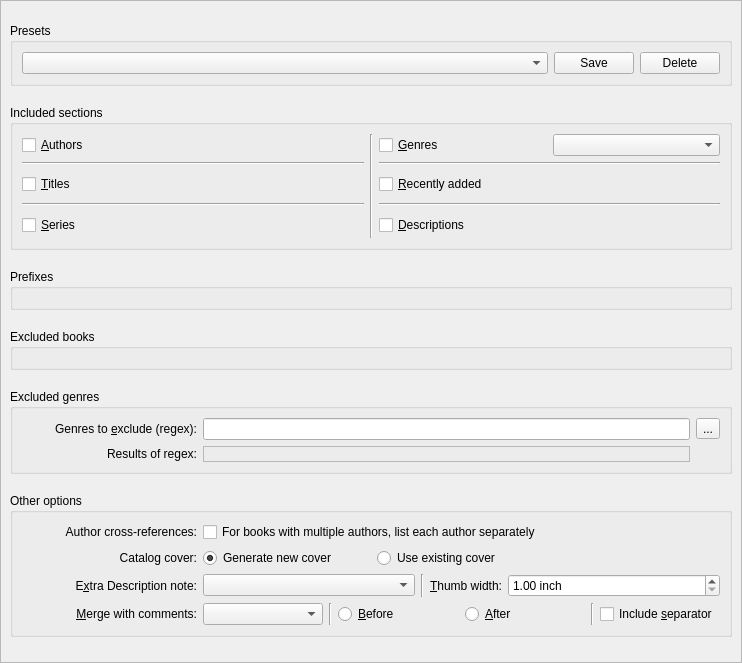
<?xml version="1.0" encoding="UTF-8"?>
<ui version="4.0">
 <class>Form</class>
 <widget class="QWidget" name="Form">
  <property name="geometry">
   <rect>
    <x>0</x>
    <y>0</y>
    <width>742</width>
    <height>663</height>
   </rect>
  </property>
  <property name="sizePolicy">
   <sizepolicy hsizetype="Preferred" vsizetype="Preferred">
    <horstretch>0</horstretch>
    <verstretch>0</verstretch>
   </sizepolicy>
  </property>
  <property name="windowTitle">
   <string>Form</string>
  </property>
  <layout class="QHBoxLayout" name="horizontalLayout_10">
   <property name="leftMargin">
    <number>0</number>
   </property>
   <property name="topMargin">
    <number>0</number>
   </property>
   <property name="rightMargin">
    <number>0</number>
   </property>
   <property name="bottomMargin">
    <number>0</number>
   </property>
   <item>
    <widget class="QScrollArea" name="scrollArea">
     <property name="widgetResizable">
      <bool>true</bool>
     </property>
     <widget class="QWidget" name="scrollAreaWidgetContents">
      <property name="geometry">
       <rect>
        <x>0</x>
        <y>0</y>
        <width>740</width>
        <height>661</height>
       </rect>
      </property>
      <layout class="QHBoxLayout" name="horizontalLayout_11">
       <item>
        <widget class="QWidget" name="widget" native="true">
         <layout class="QVBoxLayout" name="verticalLayout_2">
          <property name="leftMargin">
           <number>0</number>
          </property>
          <property name="topMargin">
           <number>0</number>
          </property>
          <property name="rightMargin">
           <number>0</number>
          </property>
          <property name="bottomMargin">
           <number>0</number>
          </property>
          <item>
           <widget class="QGroupBox" name="catalogPresets">
            <property name="sizePolicy">
             <sizepolicy hsizetype="Preferred" vsizetype="Maximum">
              <horstretch>0</horstretch>
              <verstretch>0</verstretch>
             </sizepolicy>
            </property>
            <property name="title">
             <string>Presets</string>
            </property>
            <layout class="QHBoxLayout" name="horizontalLayout_9">
             <item>
              <widget class="QComboBox" name="preset_field">
               <property name="sizePolicy">
                <sizepolicy hsizetype="Expanding" vsizetype="Fixed">
                 <horstretch>0</horstretch>
                 <verstretch>0</verstretch>
                </sizepolicy>
               </property>
               <property name="toolTip">
                <string>Select catalog preset to load</string>
               </property>
              </widget>
             </item>
             <item>
              <widget class="QPushButton" name="preset_save_pb">
               <property name="toolTip">
                <string>Save current catalog settings as preset</string>
               </property>
               <property name="text">
                <string>Save</string>
               </property>
              </widget>
             </item>
             <item>
              <widget class="QPushButton" name="preset_delete_pb">
               <property name="toolTip">
                <string>Delete current preset</string>
               </property>
               <property name="text">
                <string>Delete</string>
               </property>
              </widget>
             </item>
            </layout>
           </widget>
          </item>
          <item>
           <widget class="QGroupBox" name="includedSections">
            <property name="sizePolicy">
             <sizepolicy hsizetype="Preferred" vsizetype="Maximum">
              <horstretch>0</horstretch>
              <verstretch>0</verstretch>
             </sizepolicy>
            </property>
            <property name="minimumSize">
             <size>
              <width>0</width>
              <height>0</height>
             </size>
            </property>
            <property name="toolTip">
             <string>Enabled sections will be included in the generated catalog.</string>
            </property>
            <property name="title">
             <string>Included sections</string>
            </property>
            <layout class="QGridLayout" name="gridLayout_2">
             <item row="0" column="0">
              <widget class="QCheckBox" name="generate_authors">
               <property name="enabled">
                <bool>true</bool>
               </property>
               <property name="toolTip">
                <string>List of books, sorted by Author</string>
               </property>
               <property name="text">
                <string>&amp;Authors</string>
               </property>
               <property name="checked">
                <bool>false</bool>
               </property>
              </widget>
             </item>
             <item row="2" column="0">
              <widget class="QCheckBox" name="generate_titles">
               <property name="toolTip">
                <string>List of books, sorted by Title</string>
               </property>
               <property name="text">
                <string>&amp;Titles</string>
               </property>
              </widget>
             </item>
             <item row="4" column="0">
              <widget class="QCheckBox" name="generate_series">
               <property name="toolTip">
                <string>List of series books, sorted by Series</string>
               </property>
               <property name="text">
                <string>&amp;Series</string>
               </property>
              </widget>
             </item>
             <item row="0" column="2">
              <layout class="QHBoxLayout" name="horizontalLayout_2">
               <item>
                <widget class="QCheckBox" name="generate_genres">
                 <property name="toolTip">
                  <string>List of books, sorted by genre</string>
                 </property>
                 <property name="text">
                  <string>&amp;Genres</string>
                 </property>
                </widget>
               </item>
               <item>
                <widget class="QComboBox" name="genre_source_field">
                 <property name="toolTip">
                  <string>Field containing genres</string>
                 </property>
                </widget>
               </item>
              </layout>
             </item>
             <item row="2" column="2">
              <layout class="QHBoxLayout" name="horizontalLayout_5">
               <item>
                <widget class="QCheckBox" name="generate_recently_added">
                 <property name="minimumSize">
                  <size>
                   <width>0</width>
                   <height>26</height>
                  </size>
                 </property>
                 <property name="toolTip">
                  <string>List of books, sorted by date added to calibre</string>
                 </property>
                 <property name="text">
                  <string>&amp;Recently added</string>
                 </property>
                </widget>
               </item>
              </layout>
             </item>
             <item row="4" column="2">
              <layout class="QHBoxLayout" name="horizontalLayout_7">
               <item>
                <widget class="QCheckBox" name="generate_descriptions">
                 <property name="minimumSize">
                  <size>
                   <width>0</width>
                   <height>26</height>
                  </size>
                 </property>
                 <property name="toolTip">
                  <string>Individual descriptions of books with cover thumbs, sorted by author</string>
                 </property>
                 <property name="text">
                  <string>&amp;Descriptions</string>
                 </property>
                </widget>
               </item>
              </layout>
             </item>
             <item row="0" column="1" rowspan="5">
              <widget class="Line" name="line_3">
               <property name="orientation">
                <enum>Qt::Vertical</enum>
               </property>
              </widget>
             </item>
             <item row="1" column="0">
              <widget class="Line" name="line_5">
               <property name="orientation">
                <enum>Qt::Horizontal</enum>
               </property>
              </widget>
             </item>
             <item row="1" column="2">
              <widget class="Line" name="line_6">
               <property name="orientation">
                <enum>Qt::Horizontal</enum>
               </property>
              </widget>
             </item>
             <item row="3" column="0">
              <widget class="Line" name="line_7">
               <property name="orientation">
                <enum>Qt::Horizontal</enum>
               </property>
              </widget>
             </item>
             <item row="3" column="2">
              <widget class="Line" name="line_8">
               <property name="orientation">
                <enum>Qt::Horizontal</enum>
               </property>
              </widget>
             </item>
            </layout>
           </widget>
          </item>
          <item>
           <widget class="QGroupBox" name="prefix_rules_gb">
            <property name="sizePolicy">
             <sizepolicy hsizetype="Preferred" vsizetype="Maximum">
              <horstretch>0</horstretch>
              <verstretch>0</verstretch>
             </sizepolicy>
            </property>
            <property name="toolTip">
             <string>The first matching prefix rule applies a prefix to book listings in the generated catalog.</string>
            </property>
            <property name="title">
             <string>Prefixes</string>
            </property>
            <layout class="QHBoxLayout" name="horizontalLayout_8">
             <item>
              <layout class="QHBoxLayout" name="horizontalLayout_6"/>
             </item>
            </layout>
           </widget>
          </item>
          <item>
           <widget class="QGroupBox" name="exclusion_rules_gb">
            <property name="sizePolicy">
             <sizepolicy hsizetype="Preferred" vsizetype="Maximum">
              <horstretch>0</horstretch>
              <verstretch>0</verstretch>
             </sizepolicy>
            </property>
            <property name="minimumSize">
             <size>
              <width>0</width>
              <height>0</height>
             </size>
            </property>
            <property name="toolTip">
             <string>Books matching any of the exclusion rules will be excluded from the generated catalog. </string>
            </property>
            <property name="title">
             <string>Excluded books</string>
            </property>
            <layout class="QHBoxLayout" name="horizontalLayout_4">
             <item>
              <layout class="QHBoxLayout" name="horizontalLayout_3"/>
             </item>
            </layout>
           </widget>
          </item>
          <item>
           <widget class="QGroupBox" name="excludedGenres">
            <property name="sizePolicy">
             <sizepolicy hsizetype="Preferred" vsizetype="Maximum">
              <horstretch>0</horstretch>
              <verstretch>0</verstretch>
             </sizepolicy>
            </property>
            <property name="minimumSize">
             <size>
              <width>0</width>
              <height>0</height>
             </size>
            </property>
            <property name="toolTip">
             <string>A regular expression describing genres to be excluded from the generated catalog. Genres are derived from the tags applied to your books.
The default pattern \[.+\]|\+ excludes tags of the form [tag], e.g., [Test book], and '+', the default tag for a read book.</string>
            </property>
            <property name="title">
             <string>Excluded genres</string>
            </property>
            <layout class="QGridLayout" name="gridLayout">
             <item row="0" column="0">
              <widget class="QLabel" name="label">
               <property name="minimumSize">
                <size>
                 <width>175</width>
                 <height>0</height>
                </size>
               </property>
               <property name="maximumSize">
                <size>
                 <width>200</width>
                 <height>16777215</height>
                </size>
               </property>
               <property name="text">
                <string>Genres to &amp;exclude (regex):</string>
               </property>
               <property name="textFormat">
                <enum>Qt::AutoText</enum>
               </property>
               <property name="alignment">
                <set>Qt::AlignRight|Qt::AlignTrailing|Qt::AlignVCenter</set>
               </property>
               <property name="wordWrap">
                <bool>true</bool>
               </property>
               <property name="buddy">
                <cstring>exclude_genre</cstring>
               </property>
              </widget>
             </item>
             <item row="0" column="1">
              <widget class="QLineEdit" name="exclude_genre">
               <property name="sizePolicy">
                <sizepolicy hsizetype="Expanding" vsizetype="Fixed">
                 <horstretch>0</horstretch>
                 <verstretch>0</verstretch>
                </sizepolicy>
               </property>
               <property name="minimumSize">
                <size>
                 <width>0</width>
                 <height>0</height>
                </size>
               </property>
               <property name="toolTip">
                <string/>
               </property>
              </widget>
             </item>
             <item row="0" column="2">
              <widget class="QToolButton" name="reset_exclude_genres_tb">
               <property name="toolTip">
                <string>Reset to default</string>
               </property>
               <property name="text">
                <string>...</string>
               </property>
              </widget>
             </item>
             <item row="1" column="0">
              <widget class="QLabel" name="regex_results_label">
               <property name="minimumSize">
                <size>
                 <width>175</width>
                 <height>0</height>
                </size>
               </property>
               <property name="maximumSize">
                <size>
                 <width>200</width>
                 <height>16777215</height>
                </size>
               </property>
               <property name="text">
                <string>Results of regex:</string>
               </property>
               <property name="textFormat">
                <enum>Qt::AutoText</enum>
               </property>
               <property name="alignment">
                <set>Qt::AlignRight|Qt::AlignTrailing|Qt::AlignVCenter</set>
               </property>
               <property name="wordWrap">
                <bool>true</bool>
               </property>
               <property name="buddy">
                <cstring>exclude_genre</cstring>
               </property>
              </widget>
             </item>
             <item row="1" column="1">
              <widget class="QLabel" name="exclude_genre_results">
               <property name="sizePolicy">
                <sizepolicy hsizetype="Minimum" vsizetype="Expanding">
                 <horstretch>0</horstretch>
                 <verstretch>0</verstretch>
                </sizepolicy>
               </property>
               <property name="minimumSize">
                <size>
                 <width>0</width>
                 <height>0</height>
                </size>
               </property>
               <property name="toolTip">
                <string>Tags that will be excluded as genres</string>
               </property>
               <property name="frameShape">
                <enum>QFrame::StyledPanel</enum>
               </property>
               <property name="text">
                <string/>
               </property>
               <property name="textFormat">
                <enum>Qt::PlainText</enum>
               </property>
               <property name="wordWrap">
                <bool>true</bool>
               </property>
              </widget>
             </item>
            </layout>
           </widget>
          </item>
          <item>
           <widget class="QGroupBox" name="otherOptions">
            <property name="sizePolicy">
             <sizepolicy hsizetype="Preferred" vsizetype="Maximum">
              <horstretch>0</horstretch>
              <verstretch>0</verstretch>
             </sizepolicy>
            </property>
            <property name="minimumSize">
             <size>
              <width>0</width>
              <height>0</height>
             </size>
            </property>
            <property name="title">
             <string>Other options</string>
            </property>
            <layout class="QGridLayout" name="gridLayout_3">
             <item row="3" column="1">
              <layout class="QHBoxLayout" name="merge_with_comments_hl">
               <item>
                <widget class="QComboBox" name="merge_source_field">
                 <property name="minimumSize">
                  <size>
                   <width>0</width>
                   <height>0</height>
                  </size>
                 </property>
                 <property name="toolTip">
                  <string>Custom column containing additional content to be merged with comments metadata in the descriptions section.</string>
                 </property>
                </widget>
               </item>
               <item>
                <widget class="Line" name="line_2">
                 <property name="orientation">
                  <enum>Qt::Vertical</enum>
                 </property>
                </widget>
               </item>
               <item>
                <widget class="QRadioButton" name="merge_before">
                 <property name="toolTip">
                  <string>Merge additional content before comments in descriptions section.</string>
                 </property>
                 <property name="text">
                  <string>&amp;Before</string>
                 </property>
                 <attribute name="buttonGroup">
                  <string notr="true">merge_options_bg</string>
                 </attribute>
                </widget>
               </item>
               <item>
                <widget class="QRadioButton" name="merge_after">
                 <property name="toolTip">
                  <string>Merge additional content after comments in descriptions section.</string>
                 </property>
                 <property name="text">
                  <string>&amp;After</string>
                 </property>
                 <attribute name="buttonGroup">
                  <string notr="true">merge_options_bg</string>
                 </attribute>
                </widget>
               </item>
               <item>
                <widget class="Line" name="line">
                 <property name="orientation">
                  <enum>Qt::Vertical</enum>
                 </property>
                </widget>
               </item>
               <item>
                <widget class="QCheckBox" name="include_hr">
                 <property name="toolTip">
                  <string>Separate comments metadata and additional content with a horizontal rule in the descriptions section.</string>
                 </property>
                 <property name="text">
                  <string>Include &amp;separator</string>
                 </property>
                </widget>
               </item>
              </layout>
             </item>
             <item row="3" column="0">
              <widget class="QLabel" name="label_9">
               <property name="minimumSize">
                <size>
                 <width>175</width>
                 <height>0</height>
                </size>
               </property>
               <property name="maximumSize">
                <size>
                 <width>200</width>
                 <height>16777215</height>
                </size>
               </property>
               <property name="text">
                <string>&amp;Merge with comments:</string>
               </property>
               <property name="alignment">
                <set>Qt::AlignRight|Qt::AlignTrailing|Qt::AlignVCenter</set>
               </property>
               <property name="buddy">
                <cstring>merge_source_field</cstring>
               </property>
              </widget>
             </item>
             <item row="1" column="0">
              <widget class="QLabel" name="label_4">
               <property name="minimumSize">
                <size>
                 <width>175</width>
                 <height>20</height>
                </size>
               </property>
               <property name="text">
                <string>Catalog cover:</string>
               </property>
               <property name="alignment">
                <set>Qt::AlignRight|Qt::AlignTrailing|Qt::AlignVCenter</set>
               </property>
              </widget>
             </item>
             <item row="1" column="1">
              <layout class="QHBoxLayout" name="replace_cover_hl">
               <item>
                <widget class="QRadioButton" name="generate_new_cover">
                 <property name="text">
                  <string>Generate new cover</string>
                 </property>
                 <property name="checked">
                  <bool>true</bool>
                 </property>
                 <attribute name="buttonGroup">
                  <string notr="true">cover_options_bg</string>
                 </attribute>
                </widget>
               </item>
               <item>
                <widget class="QRadioButton" name="use_existing_cover">
                 <property name="text">
                  <string>Use existing cover</string>
                 </property>
                 <attribute name="buttonGroup">
                  <string notr="true">cover_options_bg</string>
                 </attribute>
                </widget>
               </item>
               <item>
                <widget class="QLabel" name="spacer_label">
                 <property name="text">
                  <string/>
                 </property>
                </widget>
               </item>
              </layout>
             </item>
             <item row="2" column="0">
              <widget class="QLabel" name="label_3">
               <property name="text">
                <string>E&amp;xtra Description note:</string>
               </property>
               <property name="alignment">
                <set>Qt::AlignRight|Qt::AlignTrailing|Qt::AlignVCenter</set>
               </property>
               <property name="buddy">
                <cstring>header_note_source_field</cstring>
               </property>
              </widget>
             </item>
             <item row="2" column="1">
              <layout class="QHBoxLayout" name="horizontalLayout">
               <item>
                <widget class="QComboBox" name="header_note_source_field">
                 <property name="sizePolicy">
                  <sizepolicy hsizetype="Expanding" vsizetype="Fixed">
                   <horstretch>0</horstretch>
                   <verstretch>0</verstretch>
                  </sizepolicy>
                 </property>
                 <property name="minimumSize">
                  <size>
                   <width>0</width>
                   <height>0</height>
                  </size>
                 </property>
                 <property name="maximumSize">
                  <size>
                   <width>16777215</width>
                   <height>16777215</height>
                  </size>
                 </property>
                 <property name="toolTip">
                  <string>Custom column source for text to include in Descriptions section.</string>
                 </property>
                </widget>
               </item>
               <item>
                <widget class="Line" name="line_4">
                 <property name="orientation">
                  <enum>Qt::Vertical</enum>
                 </property>
                </widget>
               </item>
               <item>
                <widget class="QLabel" name="label_10">
                 <property name="sizePolicy">
                  <sizepolicy hsizetype="Minimum" vsizetype="Preferred">
                   <horstretch>0</horstretch>
                   <verstretch>0</verstretch>
                  </sizepolicy>
                 </property>
                 <property name="minimumSize">
                  <size>
                   <width>0</width>
                   <height>0</height>
                  </size>
                 </property>
                 <property name="maximumSize">
                  <size>
                   <width>16777215</width>
                   <height>16777215</height>
                  </size>
                 </property>
                 <property name="text">
                  <string>&amp;Thumb width:</string>
                 </property>
                 <property name="alignment">
                  <set>Qt::AlignRight|Qt::AlignTrailing|Qt::AlignVCenter</set>
                 </property>
                 <property name="buddy">
                  <cstring>thumb_width</cstring>
                 </property>
                </widget>
               </item>
               <item>
                <widget class="QDoubleSpinBox" name="thumb_width">
                 <property name="sizePolicy">
                  <sizepolicy hsizetype="Expanding" vsizetype="Fixed">
                   <horstretch>0</horstretch>
                   <verstretch>0</verstretch>
                  </sizepolicy>
                 </property>
                 <property name="maximumSize">
                  <size>
                   <width>16777215</width>
                   <height>16777215</height>
                  </size>
                 </property>
                 <property name="toolTip">
                  <string>Size hint for cover thumbnails included in Descriptions section.</string>
                 </property>
                 <property name="suffix">
                  <string> inch</string>
                 </property>
                 <property name="decimals">
                  <number>2</number>
                 </property>
                 <property name="minimum">
                  <double>1.000000000000000</double>
                 </property>
                 <property name="maximum">
                  <double>3.000000000000000</double>
                 </property>
                 <property name="singleStep">
                  <double>0.100000000000000</double>
                 </property>
                </widget>
               </item>
              </layout>
             </item>
             <item row="0" column="0">
              <widget class="QLabel" name="label_2">
               <property name="text">
                <string>Author cross-references:</string>
               </property>
               <property name="alignment">
                <set>Qt::AlignRight|Qt::AlignTrailing|Qt::AlignVCenter</set>
               </property>
              </widget>
             </item>
             <item row="0" column="1">
              <layout class="QHBoxLayout" name="cross_references_hl">
               <item>
                <widget class="QCheckBox" name="cross_reference_authors">
                 <property name="text">
                  <string>For books with multiple authors, list each author separately</string>
                 </property>
                </widget>
               </item>
              </layout>
             </item>
            </layout>
           </widget>
          </item>
         </layout>
        </widget>
       </item>
      </layout>
     </widget>
    </widget>
   </item>
  </layout>
 </widget>
 <resources/>
 <connections/>
 <buttongroups>
  <buttongroup name="merge_options_bg"/>
  <buttongroup name="cover_options_bg"/>
 </buttongroups>
</ui>
